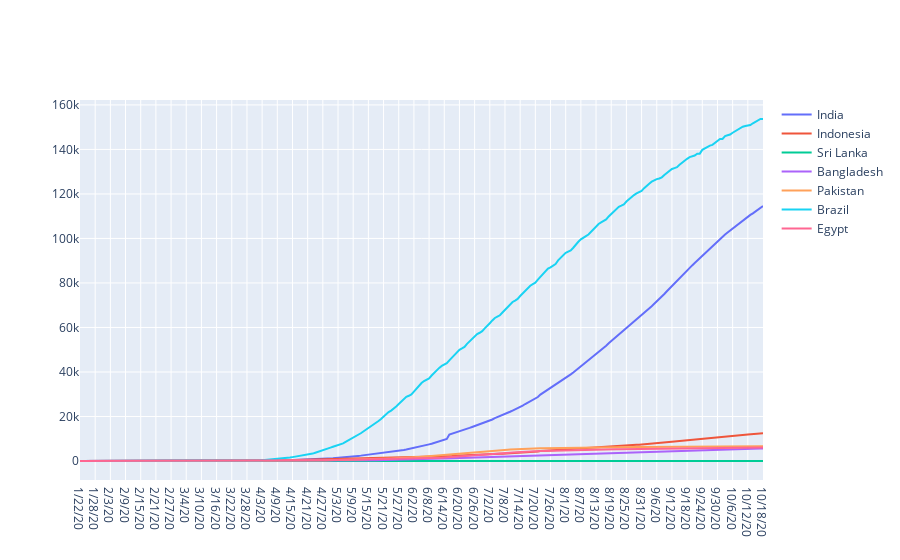

Notebook code for this chart:
### Code cell
import plotly.offline as py  
import plotly.graph_objs as go    


trace0 = go.Scatter(
      x = date,
      y = seven_countries_deaths_T['India'],
      mode = 'lines',
      name = 'India'   
)

trace1 = go.Scatter(
      x = date,
      y =  seven_countries_deaths_T['Indonesia'],
      mode = 'lines',
      name = 'Indonesia'   
)
trace2 = go.Scatter(
      x = date,
      y =  seven_countries_deaths_T['Sri Lanka'],
      mode = 'lines',
      name = 'Sri Lanka'   
)
trace3 = go.Scatter(
      x = date,
      y =  seven_countries_deaths_T['Bangladesh'],
      mode = 'lines',
      name = 'Bangladesh'   
)
trace4 = go.Scatter(
      x = date,
      y =  seven_countries_deaths_T['Pakistan'],
      mode = 'lines',
      name = 'Pakistan'   
)
trace5 = go.Scatter(
      x = date,
      y =  seven_countries_deaths_T['Brazil'],
      mode = 'lines',
      name = 'Brazil'   
)
trace6 = go.Scatter(
      x = date,
      y =  seven_countries_deaths_T['Egypt'],
      mode = 'lines',
      name = 'Egypt'   
)



data = [trace0, trace1,trace2,trace3,trace4,trace5,trace6]

py.iplot(data)

### Figure 1 — Plotly figure (JSON) as saved in the notebook; plotly's stock layout.template omitted (floating-point values rounded to 4 significant figures; data arrays with more than 128 entries replaced by an {"elided": "..."} marker saying what was removed)
{"data": [{"mode": "lines", "name": "India", "type": "scatter", "x": {"elided": "271 str values"}, "y": {"elided": "271 int values"}}, {"mode": "lines", "name": "Indonesia", "type": "scatter", "x": {"elided": "271 str values"}, "y": {"elided": "271 int values"}}, {"mode": "lines", "name": "Sri Lanka", "type": "scatter", "x": {"elided": "271 str values"}, "y": {"elided": "271 int values"}}, {"mode": "lines", "name": "Bangladesh", "type": "scatter", "x": {"elided": "271 str values"}, "y": {"elided": "271 int values"}}, {"mode": "lines", "name": "Pakistan", "type": "scatter", "x": {"elided": "271 str values"}, "y": {"elided": "271 int values"}}, {"mode": "lines", "name": "Brazil", "type": "scatter", "x": {"elided": "271 str values"}, "y": {"elided": "271 int values"}}, {"mode": "lines", "name": "Egypt", "type": "scatter", "x": {"elided": "271 str values"}, "y": {"elided": "271 int values"}}], "layout": {}}
